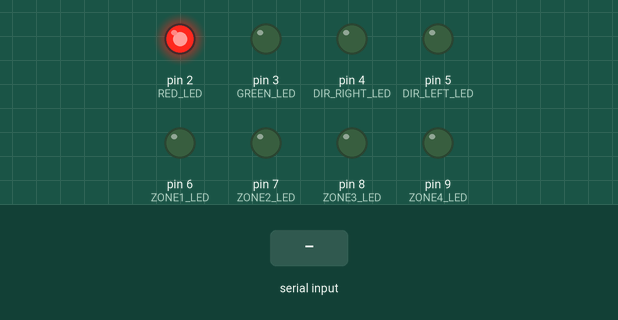
Recording of a sketch running on a simulated Arduino Uno, built with avr-gcc and run on an emulated ATmega328P. On the bench: output pins drawn as LEDs (lit = HIGH). The inputs (shaded band) are chosen by the test bench.

Above: at 1.2 s.
1.3 s: "OPEN_RIGHT\n" received over Serial
At 2.0 s:
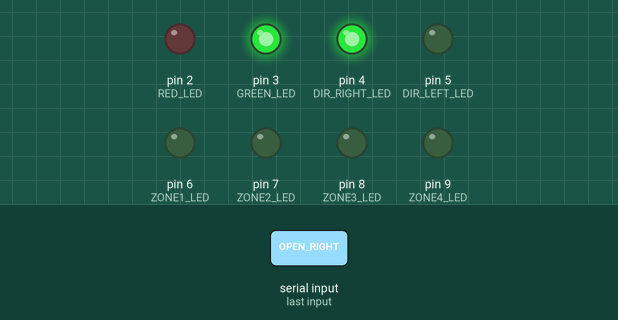
2.8 s: "OPEN_LEFT\n" received over Serial
At 3.1 s:
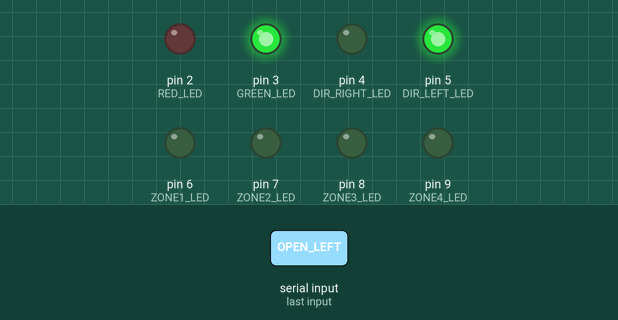
4.3 s: "FULL\n" received over Serial
At 5.3 s:
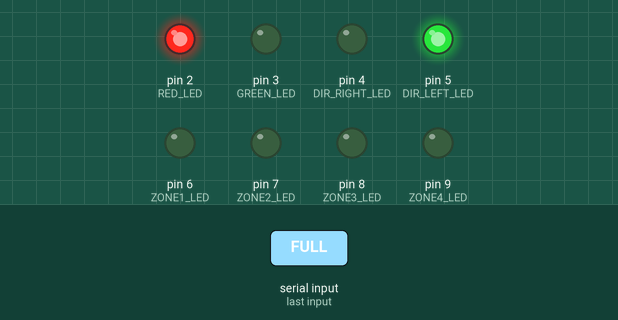
5.8 s: "SHOW_ZONE 1\n" received over Serial
At 6.7 s:
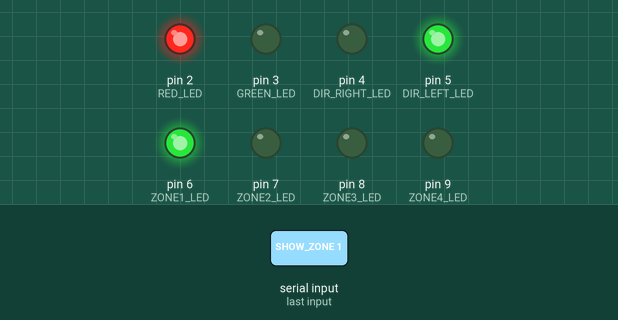
7.3 s: "OPEN_RIGHT\n" received over Serial
At 7.8 s:
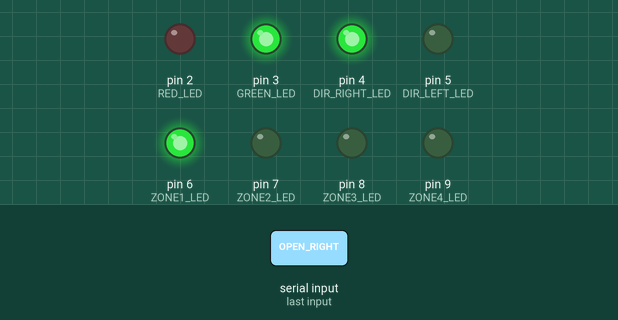
8.8 s: "SHOW_ZONE\n" received over Serial
At 10.1 s:
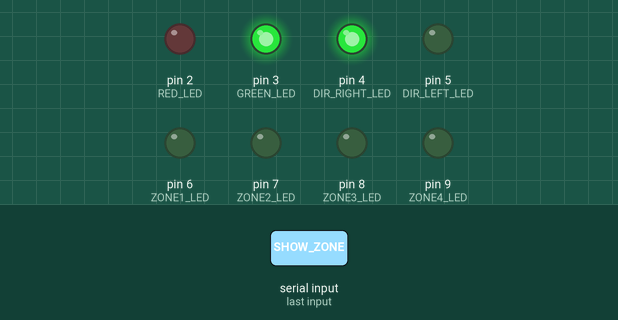
Timing chart, 0 to 11.3 s (numbered marks = the images above; inputs shaded):
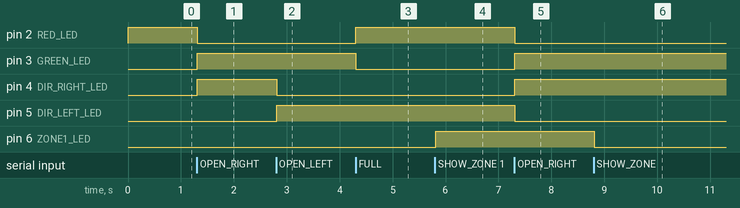

Measured:
- after the input at 1.3 s, pin 2 (RED_LED): HIGH → LOW at once; pin 3 (GREEN_LED), pin 4 (DIR_RIGHT_LED): LOW → HIGH at once
- after the input at 2.8 s, pin 4 (DIR_RIGHT_LED): HIGH → LOW at once; pin 5 (DIR_LEFT_LED): LOW → HIGH at once
- after the input at 4.3 s, pin 2 (RED_LED): LOW → HIGH at once; pin 3 (GREEN_LED): HIGH → LOW at once
- after the input at 5.8 s, pin 6 (ZONE1_LED): LOW → HIGH at once
- after the input at 7.3 s, pin 2 (RED_LED), pin 5 (DIR_LEFT_LED): HIGH → LOW at once; pin 3 (GREEN_LED), pin 4 (DIR_RIGHT_LED): LOW → HIGH at once
- after the input at 8.8 s, pin 6 (ZONE1_LED): HIGH → LOW at once

The sketch:

sketch.ino
```cpp
// مداخل اللمبات
const int RED_LED = 2;
const int GREEN_LED = 3;

const int DIR_RIGHT_LED = 4;
const int DIR_LEFT_LED = 5;

const int ZONE1_LED = 6;
const int ZONE2_LED = 7;
const int ZONE3_LED = 8;
const int ZONE4_LED = 9;

void setup() {
  // تحديد كل المخارج
  pinMode(RED_LED, OUTPUT);
  pinMode(GREEN_LED, OUTPUT);
  pinMode(DIR_RIGHT_LED, OUTPUT);
  pinMode(DIR_LEFT_LED, OUTPUT);
  pinMode(ZONE1_LED, OUTPUT);
  pinMode(ZONE2_LED, OUTPUT);
  pinMode(ZONE3_LED, OUTPUT);
  pinMode(ZONE4_LED, OUTPUT);

  // تشغيل الاتصال مع الحاسب
  Serial.begin(9600);

  clearAll();  // بداية نظيفة
}

void loop() {
  if (Serial.available()) {
    String command = Serial.readStringUntil('\n');
    command.trim();  // تنظيف المسافات الزائدة

    if (command == "OPEN_RIGHT") {
      openGate();
      showDirection("RIGHT");
    } else if (command == "OPEN_LEFT") {
      openGate();
      showDirection("LEFT");
    } else if (command == "FULL") {
      closeGate();
    } else if (command.startsWith("SHOW_ZONE")) {
      showZone(command);
    } else if (command == "CLEAR_ALL") {
      clearAll();
    }
  }
}

// فتح البوابة
void openGate() {
  digitalWrite(GREEN_LED, HIGH);
  digitalWrite(RED_LED, LOW);
}

// إغلاق البوابة
void closeGate() {
  digitalWrite(GREEN_LED, LOW);
  digitalWrite(RED_LED, HIGH);
}

// توجيه السائق
void showDirection(String dir) {
  digitalWrite(DIR_RIGHT_LED, dir == "RIGHT");
  digitalWrite(DIR_LEFT_LED, dir == "LEFT");
}

// تفعيل منطقة مواقف واحدة
void showZone(String command) {
  clearZones(); // أولًا نطفي الكل

  if (command == "SHOW_ZONE 1") digitalWrite(ZONE1_LED, HIGH);
  else if (command == "SHOW_ZONE 2") digitalWrite(ZONE2_LED, HIGH);
  else if (command == "SHOW_ZONE 3") digitalWrite(ZONE3_LED, HIGH);
  else if (command == "SHOW_ZONE 4") digitalWrite(ZONE4_LED, HIGH);
}

// مسح كل المؤشرات
void clearAll() {
  closeGate();
  digitalWrite(DIR_RIGHT_LED, LOW);
  digitalWrite(DIR_LEFT_LED, LOW);
  clearZones();
}

// إطفاء لمبات المناطق فقط
void clearZones() {
  digitalWrite(ZONE1_LED, LOW);
  digitalWrite(ZONE2_LED, LOW);
  digitalWrite(ZONE3_LED, LOW);
  digitalWrite(ZONE4_LED, LOW);
}
```
